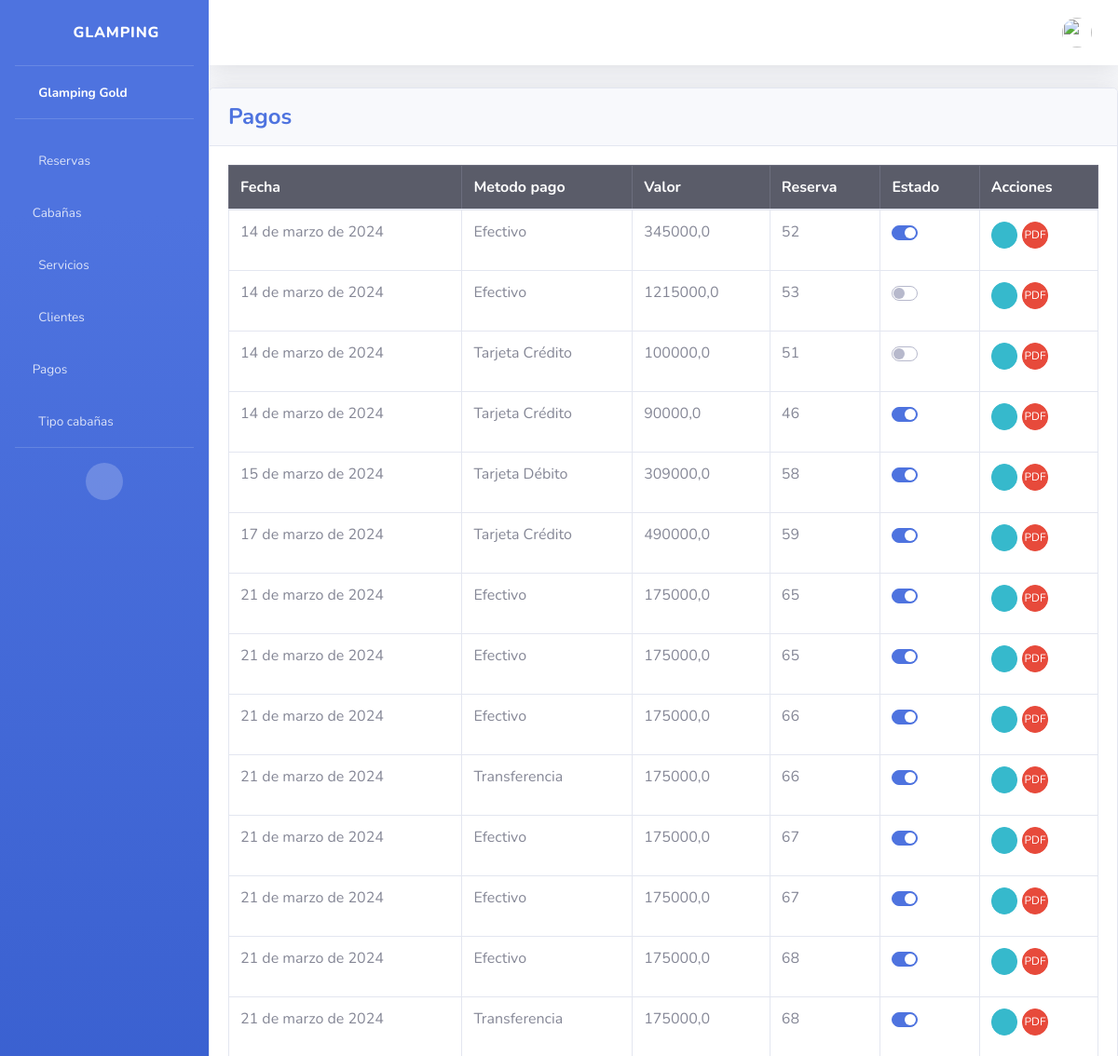
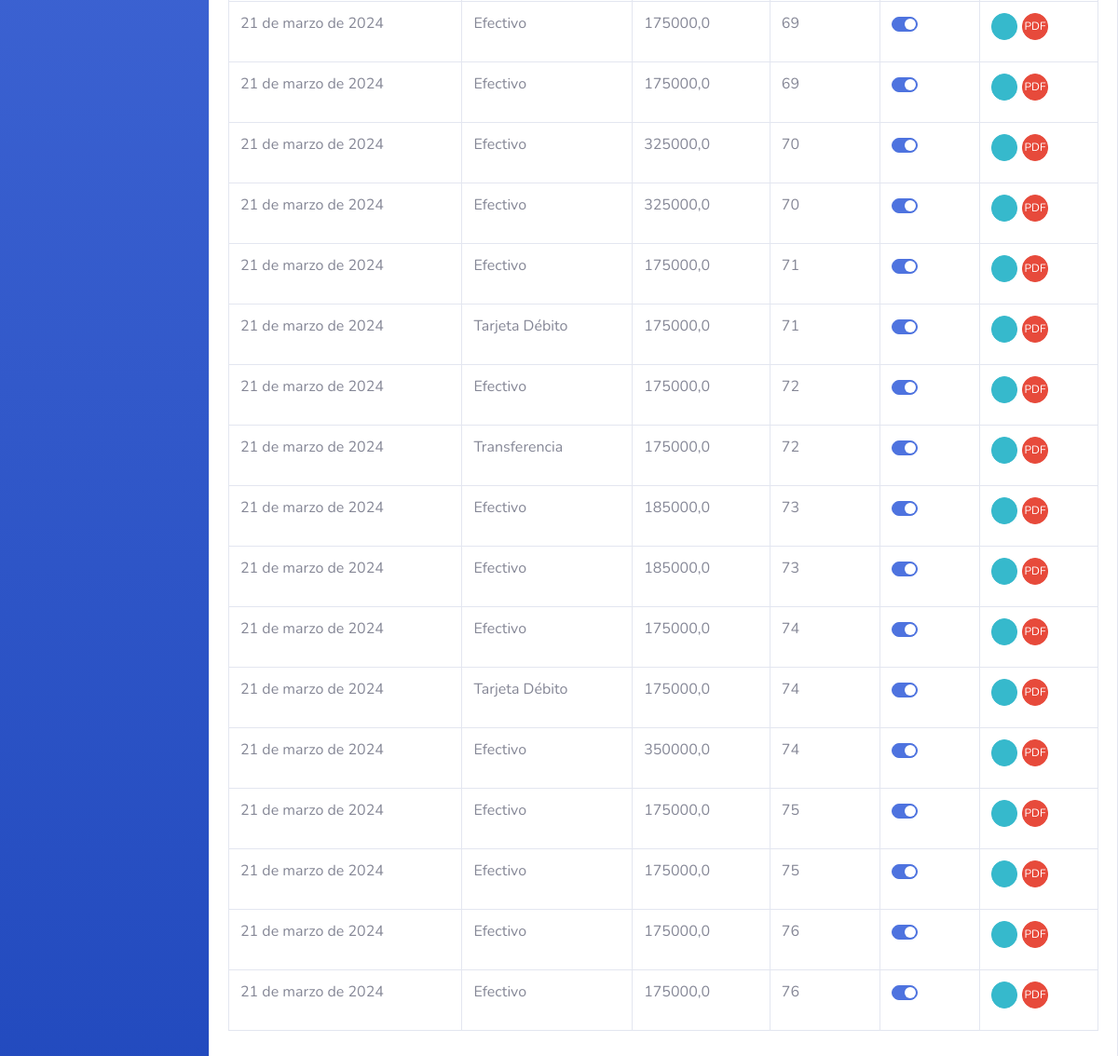
Screenshot of /pagos/ (signed in) with the database file from the repository (2 pictures, top to bottom).
### pagos/models.py (models this page shows, shortened)
class Pago(models.Model):
    metodo_pago = models.CharField(max_length=255)
    fecha = models.DateField()
    valor = models.FloatField(max_length=50)
    reserva = models.ForeignKey('reservas.Reserva', on_delete=models.DO_NOTHING)
    estado = models.BooleanField(default=True)

### reservas/models.py (models this page shows, shortened)
class Reserva(models.Model):
    fecha_reserva = models.DateField()
    fecha_inicio = models.DateField()
    fecha_fin = models.DateField()
    precio = models.IntegerField()
    estado = models.CharField(max_length=20, default='Reservado')
    cliente = models.ForeignKey('cliente.Cliente', on_delete= models.DO_NOTHING)

### pagos/views.py (the view)
# urls.py: path('pagos/', include('pagos.urls')),
@login_required
@user_passes_test(is_admin_or_staff)
def pagos(request):
    pagos_list = Pago.objects.all()
    return render(request, 'pagos/index.html', {'pagos_list': pagos_list})

### pagos/views.py (called while the page is built)
def is_admin_or_staff(user):
    return user.is_authenticated and (user.is_staff or user.groups.filter(name='Administradores').exists())

### templates/pagos/index.html (shortened to what this page needs)
{% extends 'base.html' %}
{% block content %}
<div class="card shadow mb-4">
    <div class="card-header py-3">
        <h4 class="m-0 font-weight-bold text-primary">Pagos</h4>
    </div>
    <div class="card-body">
        <div class="table-responsive">
            <table class="table table-bordered" id="dataTable" width="100%" cellspacing="0">
                <thead class="table-dark">
                    <tr>
                        <th>Fecha</th>
                        <th>Metodo pago</th>
                        <th>Valor</th>
                        <th>Reserva</th>
                        <th>Estado</th>
                        <th>Acciones</th>
                    </tr>
                </thead>
                <tbody>
                    {% for pago in pagos_list %}
                    <tr>
                    <td>{{ pago.fecha }}</td>
                    <td>{{ pago.metodo_pago }}</td>
                    <td>{{ pago.valor }}</td>
                    <td>{{ pago.reserva.id }}</td>
                    <td>
                        <form action="{% url 'pago_status' pago.id %}" method="POST">
                            <div class="custom-control custom-switch">
                            </div>
                        </form>
                    </td>
                    <td>
                        <a href="" class="btn btn-info btn-circle btn-sm" data-bs-toggle="modal" data-bs-target="#modalId" data-pago-id="{{ pago.id }}">
                            <i class="fas fa-info-circle"></i>
                        </a>
                        <a href="{% url 'pagos_pdf' pk=pago.reserva.pk %}" class="btn btn-danger btn-circle btn-sm">
                            <span>PDF</span>
                        </a>
                    </tr>
                    {% endfor %}
                </tbody>
            </table>
        </div>
    </div>
</div>
{%endblock%}

### rows the page displays
Pago: fecha "14 de marzo de 2024", metodo_pago "Efectivo", valor "345000,0", reserva.id "52"
Pago: fecha "14 de marzo de 2024", metodo_pago "Efectivo", valor "1215000,0", reserva.id "53"
Pago: fecha "14 de marzo de 2024", metodo_pago "Tarjeta Crédito", valor "100000,0", reserva.id "51"
Pago: fecha "14 de marzo de 2024", metodo_pago "Tarjeta Crédito", valor "90000,0", reserva.id "46"
Pago: fecha "15 de marzo de 2024", metodo_pago "Tarjeta Débito", valor "309000,0", reserva.id "58"
Pago: fecha "17 de marzo de 2024", metodo_pago "Tarjeta Crédito", valor "490000,0", reserva.id "59"
Pago: fecha "21 de marzo de 2024", metodo_pago "Efectivo", valor "175000,0", reserva.id "65"
Pago: fecha "21 de marzo de 2024", metodo_pago "Efectivo", valor "175000,0", reserva.id "65"
Pago: fecha "21 de marzo de 2024", metodo_pago "Efectivo", valor "175000,0", reserva.id "66"
Pago: fecha "21 de marzo de 2024", metodo_pago "Transferencia", valor "175000,0", reserva.id "66"
Pago: fecha "21 de marzo de 2024", metodo_pago "Efectivo", valor "175000,0", reserva.id "67"
Pago: fecha "21 de marzo de 2024", metodo_pago "Efectivo", valor "175000,0", reserva.id "67"
Pago: fecha "21 de marzo de 2024", metodo_pago "Efectivo", valor "175000,0", reserva.id "68"
Pago: fecha "21 de marzo de 2024", metodo_pago "Transferencia", valor "175000,0", reserva.id "68"
Pago: fecha "21 de marzo de 2024", metodo_pago "Efectivo", valor "175000,0", reserva.id "69"
Pago: fecha "21 de marzo de 2024", metodo_pago "Efectivo", valor "175000,0", reserva.id "69"
Pago: fecha "21 de marzo de 2024", metodo_pago "Efectivo", valor "325000,0", reserva.id "70"
Pago: fecha "21 de marzo de 2024", metodo_pago "Efectivo", valor "325000,0", reserva.id "70"
Pago: fecha "21 de marzo de 2024", metodo_pago "Efectivo", valor "175000,0", reserva.id "71"
Pago: fecha "21 de marzo de 2024", metodo_pago "Tarjeta Débito", valor "175000,0", reserva.id "71"
Pago: fecha "21 de marzo de 2024", metodo_pago "Efectivo", valor "175000,0", reserva.id "72"
Pago: fecha "21 de marzo de 2024", metodo_pago "Transferencia", valor "175000,0", reserva.id "72"
Pago: fecha "21 de marzo de 2024", metodo_pago "Efectivo", valor "185000,0", reserva.id "73"
Pago: fecha "21 de marzo de 2024", metodo_pago "Efectivo", valor "185000,0", reserva.id "73"
Pago: fecha "21 de marzo de 2024", metodo_pago "Efectivo", valor "175000,0", reserva.id "74"
Pago: fecha "21 de marzo de 2024", metodo_pago "Tarjeta Débito", valor "175000,0", reserva.id "74"
Pago: fecha "21 de marzo de 2024", metodo_pago "Efectivo", valor "350000,0", reserva.id "74"
Pago: fecha "21 de marzo de 2024", metodo_pago "Efectivo", valor "175000,0", reserva.id "75"
Pago: fecha "21 de marzo de 2024", metodo_pago "Efectivo", valor "175000,0", reserva.id "75"
Pago: fecha "21 de marzo de 2024", metodo_pago "Efectivo", valor "175000,0", reserva.id "76"
Pago: fecha "21 de marzo de 2024", metodo_pago "Efectivo", valor "175000,0", reserva.id "76"
